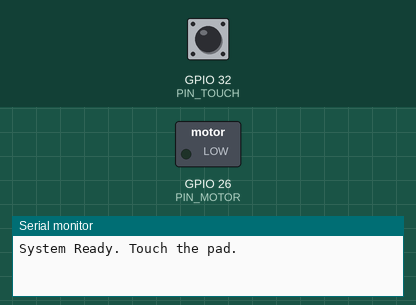
Simulated run of this sketch. Board: ESP32. Parts: switched loads named in the sketch (green lamp = pin HIGH), the last lines printed to the serial monitor. Dashed ring = blinking. Inputs (shaded band) come from the test bench; at power-on: GPIO 32 (PIN_TOUCH) HIGH.

Above: at 1.3 s.
1.4 s: GPIO 32 (PIN_TOUCH) pulled LOW for 1 s
At 1.47 s:
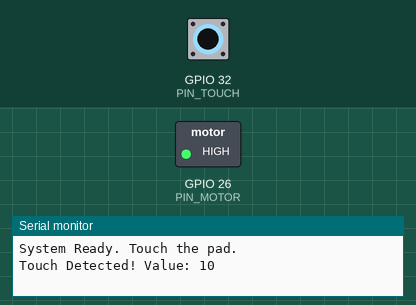
4.4 s: GPIO 32 (PIN_TOUCH) pulled LOW for 3.2 s
At 8.4 s:
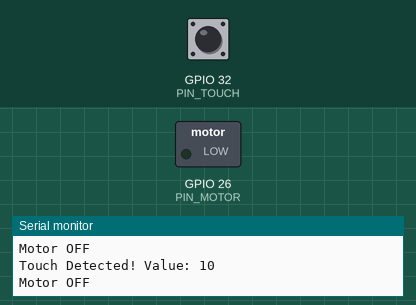
Timing chart, 0 to 9.9 s (numbered marks = the images above; inputs shaded):
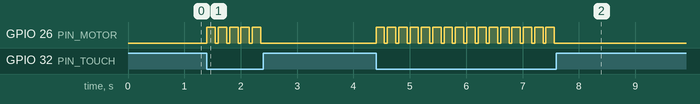

The sketch:

haptic_fb.ino
```cpp
#include <Arduino.h>

// --- Configuration ---
const int PIN_MOTOR = 26;        // Pin connected to MOSFET Gate
const int PIN_TOUCH = 32;        // Pin connected to Touch Pad
const int VIBRATION_DURATION = 150; // Motor runs for 150ms
const int TOUCH_THRESHOLD = 40;  // Threshold: Value drops when touched (Adjust after testing)
const unsigned long DEBOUNCE_DELAY = 200; // Prevent double triggers

// --- State Variables ---
unsigned long motorStartTime = 0;
unsigned long lastTouchTime = 0;
bool isMotorRunning = false;

void setup() {
  Serial.begin(115200);

  // Initialize Motor Pin
  pinMode(PIN_MOTOR, OUTPUT);
  digitalWrite(PIN_MOTOR, LOW); // Ensure motor is off at startup

  // Allow touch sensor to settle
  delay(100);
  Serial.println("System Ready. Touch the pad.");
}

void loop() {
  unsigned long currentMillis = millis();

  // 1. READ SENSORS
  // touchRead() returns a lower value when touched (e.g., < 40)
  int touchValue = touchRead(PIN_TOUCH);

  // 2. CHECK FOR TOUCH TRIGGER
  if (touchValue < TOUCH_THRESHOLD) {
    // Check debounce timer to avoid rapid re-triggering
    if (currentMillis - lastTouchTime > DEBOUNCE_DELAY) {
      Serial.printf("Touch Detected! Value: %d\n", touchValue);

      // Turn Motor ON
      digitalWrite(PIN_MOTOR, HIGH);
      isMotorRunning = true;
      motorStartTime = currentMillis;
      lastTouchTime = currentMillis;
    }
  }

  // 3. HANDLE MOTOR TIMING (Non-blocking)
  if (isMotorRunning) {
    // Check if the vibration duration has passed
    if (currentMillis - motorStartTime >= VIBRATION_DURATION) {
      digitalWrite(PIN_MOTOR, LOW); // Turn Motor OFF
      isMotorRunning = false;
      Serial.println("Motor OFF");
    }
  }

  // You can do other tasks here (e.g., update WiFi, blink LEDs)
  // because we are not using delay()!
}
```

Measured:
- after the input at 1.4 s, GPIO 26 (PIN_MOTOR): alternates HIGH for 0.15 s and LOW for 0.05 s, 10 changes in all, then stays LOW, starting at once
- after the input at 4.4 s, GPIO 26 (PIN_MOTOR): alternates HIGH for 0.15 s and LOW for 0.05 s, 32 changes in all, then stays LOW, starting at once
